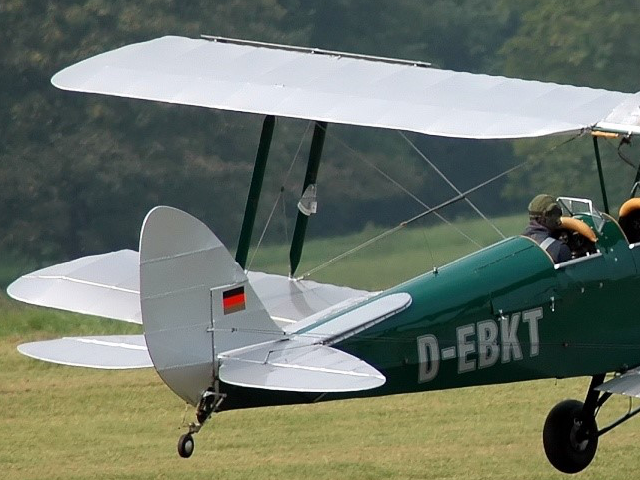
#> input picture Project 3/Project 3/image-pairs/tigermoth1.png, 640 x 480 px
$ jupyter execute --allow-errors Harris_Corner_Detector_And_Image_Aligment.ipynb
#> lines starting #> are read from the running program, lines starting #| are printed output that depends on the picture
[cell 1]
import numpy as np
from scipy.ndimage import filters
from PIL import Image
import imutils
import matplotlib.pylab as plt
from Get_Harris_Interesting_Points import Harris_Matrix, Get_Harris_Points
from Generate_Match_Descriptors import Vectors_Descriptors, Match_Descriptors
from RANSAC_and_Image_Append import RANSAC, Append_Images
from Plot_Harris_Points_and_Match_Pairs import Plot_Harris_Interest_Points, Plot_Matches

[cell 2]
# Investigation for scalar and rotation
Image1 = Image.open('image-pairs/tigermoth1.png').convert('L')
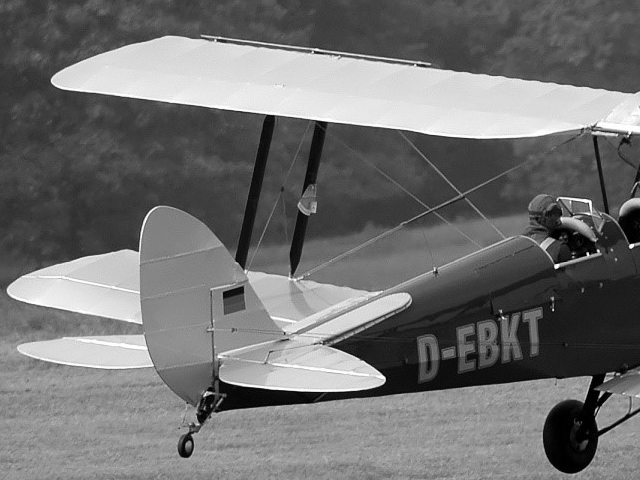
#> Image1: PIL image 640x480 L; min 0, max 255, mean 113.4
Image2 = Image.open('image-pairs/tigermoth2.png').convert('L')
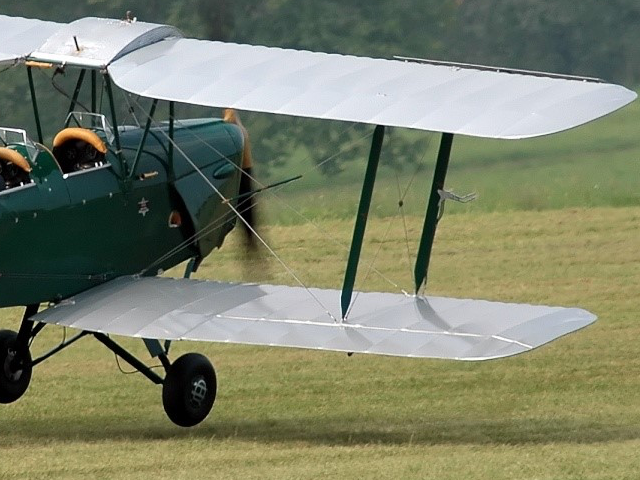
#> input picture Project 3/Project 3/image-pairs/tigermoth2.png, 640 x 480 px
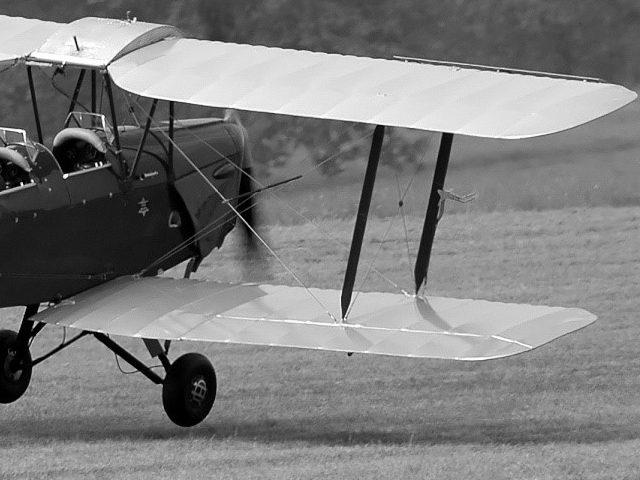
#> Image2: PIL image 640x480 L; min 0, max 255, mean 125.2

# Roaate
rotates = 6
print("Rotating angle: ", rotates)
RotateImage2 = Image2.rotate(rotates)
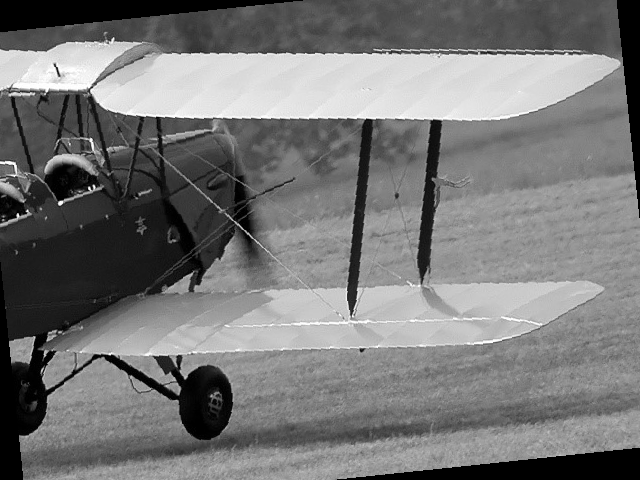
#> RotateImage2: PIL image 640x480 L; min 0, max 255, mean 119.1
RotateImage2 = np.array(RotateImage2, dtype=np.float32)
#> RotateImage2: shape (480, 640) float32
#print(RotateImage2.shape)
#> (the rest of this cell did not finish here and is left out)

[cell 3]
np.seterr(divide='ignore', invalid='ignore')

# Reading Images from memory.
harrisImage1 = (np.array(Image.open('image-pairs/tigermoth1.png').convert('L'), dtype=np.float32))
harrisImage2 = (np.array(Image.open('image-pairs/tigermoth2.png').convert('L'), dtype=np.float32))

# Rotate and Scalar
#harrisImage2 = RotateImage2
#> (the rest of this cell did not finish here and is left out)
